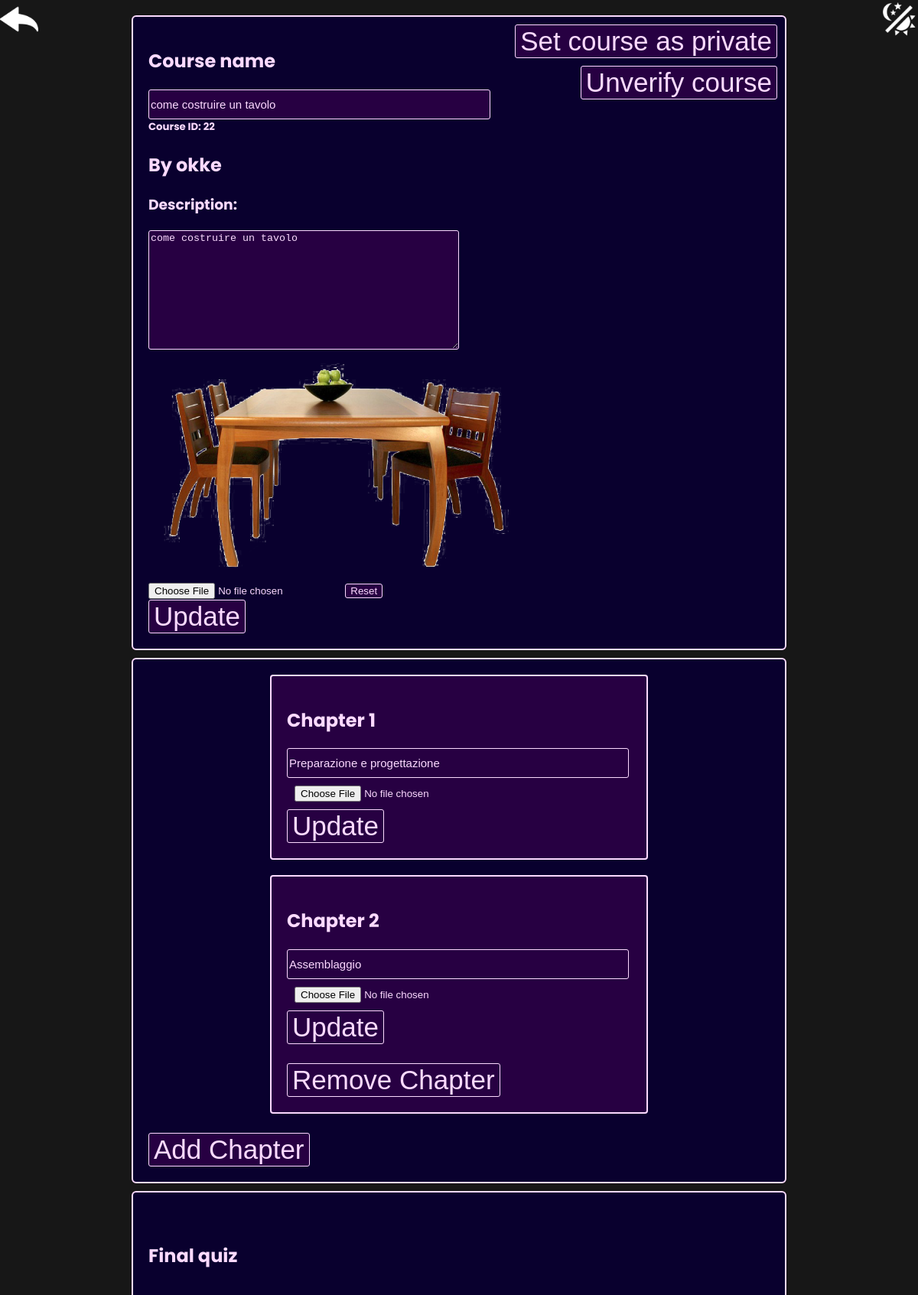
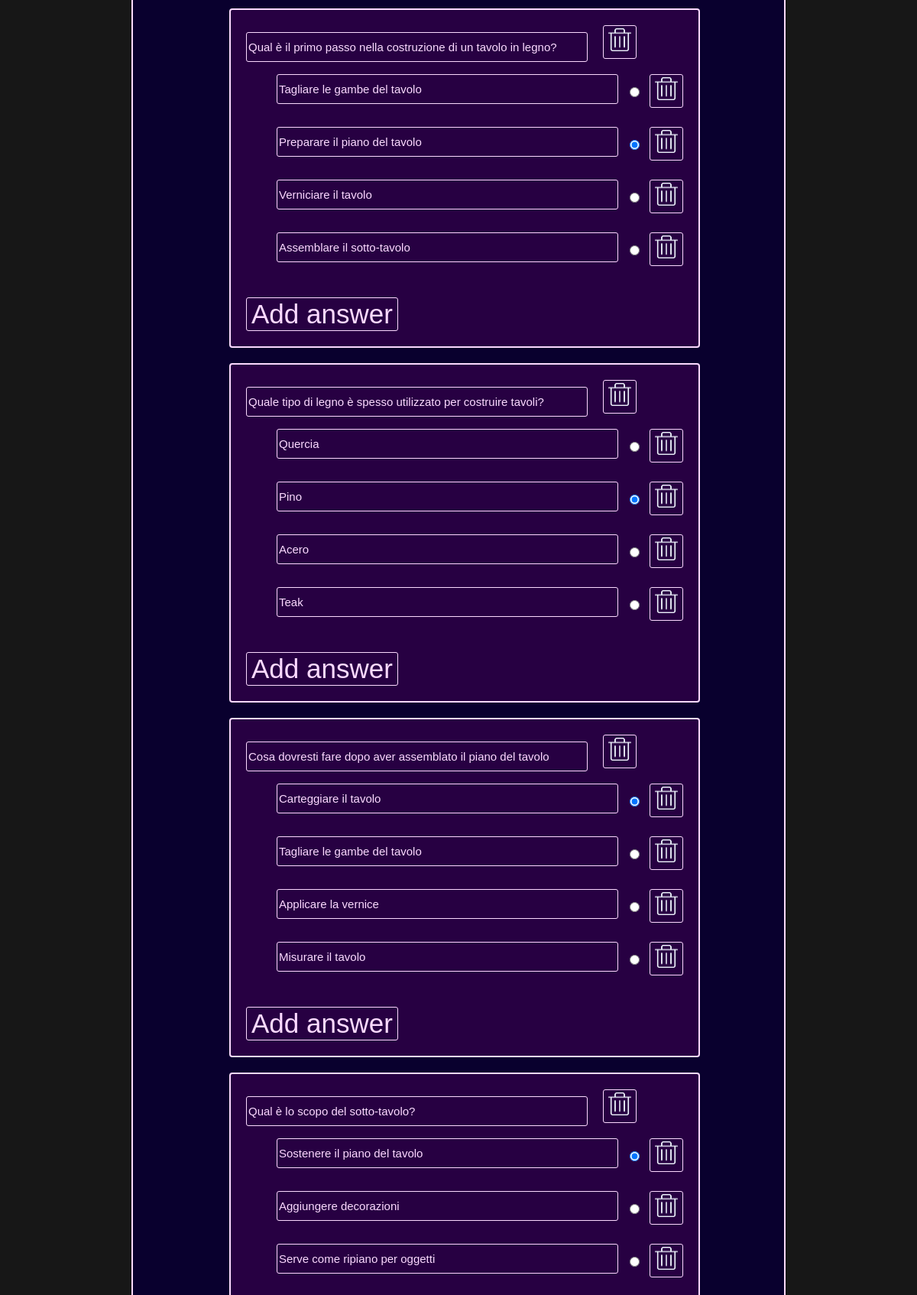
/Skillful_PHP/Skillful/editCourse.php?courseId=22 (signed in, upper part), run on the app's committed database (2 pictures, top to bottom).
### tables this page shows
CREATE TABLE `courses` (
  `id` int(11) NOT NULL,
  `name` varchar(50) NOT NULL,
  `creation_date` datetime NOT NULL,
  `description` blob DEFAULT NULL,
  `verified` tinyint(4) NOT NULL DEFAULT 0,
  `folder` blob NOT NULL,
  `category` int(11) DEFAULT NULL,
  `user_created` int(11) NOT NULL,
  `state` tinyint(4) NOT NULL DEFAULT 0
);

CREATE TABLE `users` (
  `id` int(11) NOT NULL,
  `username` varchar(40) NOT NULL,
  `email` blob NOT NULL,
  `password` varchar(255) NOT NULL,
  `pfp` varchar(255) NOT NULL DEFAULT 'assets/defaults/defaultPFP.png',
  `bio` varchar(255) DEFAULT 'User does not have a biography',
  `role` int(11) NOT NULL DEFAULT 0
);

CREATE TABLE `questions` (
  `id` int(11) NOT NULL,
  `question` blob NOT NULL DEFAULT 'question',
  `id_course` int(11) DEFAULT NULL
);

CREATE TABLE `answers` (
  `id` int(11) NOT NULL,
  `answer` blob NOT NULL DEFAULT 'answer',
  `correct` varchar(3) NOT NULL DEFAULT '0',
  `id_question` int(11) NOT NULL
);

### Skillful_PHP/Skillful/editCourse.php (the view, shortened to what this page needs)
<!DOCTYPE html>
<html lang="en">
<head>
    <link rel="stylesheet" type="text/css" href="styles/style.css">
    <link rel="stylesheet" type="text/css" href="styles/styleCourseViewer.css">
    <link rel="stylesheet" type="text/css" href="styles/styleCourseEditor.css">
</head>
<body>
    <?php
        include "db_connection.php";
        if (!isset($_SESSION['user_id'])) {
            header('Location: login.php');
        } else {
            $admin = false;
            $user_id = $_SESSION['user_id'];
            $getUsername = "SELECT * FROM users WHERE id = $user_id";
            $result = mysqli_query($connection, $getUsername);
            if($result){
                if(mysqli_num_rows($result) > 0){
                    $row = mysqli_fetch_assoc($result);
                    if($row['role'] == 1){
                        $admin = true;
                    } else {
                        $admin = 0;
                    }
                } else {
                    header('Location: login.php');
                }
            }
        }
        if($_SERVER['REQUEST_METHOD'] == 'GET'){
            if(isset($_GET['courseId'])){
                $requestedId = $_GET['courseId'];
                $sqlCode = "SELECT *, courses.id AS course_id, users.id AS user_id FROM courses INNER JOIN users ON user_created = users.id WHERE courses.id = $requestedId";
                $result = mysqli_query($connection, $sqlCode);
                if($result){
                    if(mysqli_num_rows($result) > 0){
                        $row = mysqli_fetch_assoc($result);
                        $user_created = $row['user_created'];
                        $folder = $row['folder'];
                        $name = $row['name'];
                        $desc = $row['description'];
                        $username = $row['username'];
                        $state = $row['state'];
                        $verified = $row['verified'];
                        if($user_id == $user_created){
                            $myCourse = true;
                        } else {
                            $myCourse = false;
                        }
                    }
                }
            } else {
                header('Location: home.php');
            }
        }
    ?>
    <?php
    if($admin || $myCourse){
    ?>
    <a href='viewCourse.php?courseId=<?php echo $requestedId ?>' id="backButton"><img class="img" src="assets/icons/backButton/backButton0.png" width="50px" height="50px"></a>
    <img class="img cursorPointer" id="themeButton" src="assets/icons/themeButton/themeButton0.png" width="50px" height="50px">
    <div id="mainContainer">
        <div id="mainInfo" class='box'>
            <?php
                echo "<form action='updateCourse.php' method='POST' id='verification'><input type='hidden' name='courseId' value = ".$requestedId.">";
                if($state == 0){
                    echo "<button type='submit' name='publish'>Publish Course</button>";
                } else {
                    echo "<button type='submit' name='private'>Set course as private</button>";
                }
                echo "<br>";
                if($verified == 0 && $admin){
                    if($state == 1)
                        echo "<button type='submit' name='verify'>Verify course</button>";
                } else if($admin){
                    echo "<button type='submit' name='unverify'>Unverify course</button>";
                }
                echo "</form>";
            ?>
            <form method="POST" action="updateCourse.php" enctype="multipart/form-data">
                <h2>Course name</h2>
                <?php echo "<input type='text' class='input' name='courseName' value='".$name."'>";
                echo '<h5 style="margin-top: 0">Course ID: '.$requestedId.'</h5><h2>By '.$username.'</h2><h3>Description:</h3>';
                echo "<textarea name='description'>".$desc."</textarea><br>" ?>
                <?php
                    echo '<img id="preview" src="'.$folder.'thumbnail.png" width="512px" height="288px"><br>';
                ?>
                <input id="thumbnailInput" type="file" name="thumbnail" accept="image/*">
                <input class="button" type="button" value="Reset" id="reset">
                <br><button type="submit" name="mainInfo">Update</button>
            </form>
        </div>
        <div id="chaptersEditor" class="box">
            <div id="chapters">
            <?php
            $chaptersName = 'chapter*';
            $matches = glob($folder.$chaptersName, GLOB_ONLYDIR);
            $nChapters = count($matches);
            for($i = 1; $i <= $nChapters; $i++){
                $currentChapterFolder = $folder.'chapter'.$i.'/';
                echo "<div class='chapter' id='chapter".$i."'><h2>Chapter ".$i."</h2><form method='POST' action='updateCourse.php' enctype='multipart/form-data'><input type='hidden' name='folder' value='".$currentChapterFolder."'>";
                $nameFilePath = $currentChapterFolder.'name.txt';
                echo "<input type='text' class='input' name='chapterName' placeholder='Chapter Name'";
                if(file_exists($nameFilePath)){
                    echo " value='".file_get_contents($nameFilePath)."'";
                }
                echo "><br><input type='file' class='fileInput' name='presentation' accept='.pptx,application/vnd.openxmlformats-officedocument.presentationml.presentation'>";
                echo "<br><button type='submit' name='updatingCourse'>Update</button></form>";
                if($i == $nChapters){
                    echo "<br><form action='updateCourse.php' method='POST'><input type='hidden' name='chapterNumber' value = ".$i."><input type='hidden' name='folder' value='".$folder."'><button type='submit' name='removeChapter'>Remove Chapter</button></form>";
                }
                echo "</div>";
            }
            echo "</div><br><form action='updateCourse.php' method='POST'><input type='hidden' name='chapterNumber' value = ".$i."><input type='hidden' name='folder' value='".$folder."'><button type='submit' name='addChapter'>Add Chapter</button></form>";
            ?>
        </div>
        <div id="finalQuizEditor" class="box">
        <?php
            echo "<br><h2 id='createQuiz'>Final quiz</h2>";
            echo "<br><form action='updateCourse.php' method='POST' cid='finalQuiz'><div id='quizGrid'>";
            $sqlCode = "SELECT * from questions where id_course = ".$requestedId;
            $result = mysqli_query($connection,$sqlCode);
            $i = 0;
            if($result){
                while($row = mysqli_fetch_assoc($result)){
                    echo "<div class='question'><input type='hidden' value='".$row['id']."' name='questionId".$i."'>";
                    echo "<input type='text' class='input' value='".$row['question']."' class='question' name='question".$i."'><button class='deleteButton' type='submit' name='deleteQuestion' value='".$row['id']."'><img class='deleteQuestion img' height='30px' width='30px' src='assets/icons/deleteButton/deleteButton0.png'></button><br>";
                    $sqlCode = "SELECT * from answers where id_question = ".$row['id'];
                    $result2 = mysqli_query($connection, $sqlCode);
                    $j = 0;
                    if($result2){
                        $nAnswers = mysqli_num_rows($result2);
                        echo "<input type='hidden' value='".$nAnswers."' name='nAnswersForQuestion".$i."'><ul>";
                        while($rowA = mysqli_fetch_assoc($result2)){
                            echo "<li><input type='text' class='input' value='".$rowA['answer']."' class='answer' name='answer".$j."question".$i."'>";
                            echo "<input type='radio' value='".$j."' name='rightAnswerForQuestion".$i."'";
                            if($rowA['correct'] == 1){
                                echo " checked";
                            }
                            echo "><button class='deleteButton' type='submit' name='deleteAnswer' value='".$rowA['id']."'><img class='deleteAnswer img' height='30px' width='30px' src='assets/icons/deleteButton/deleteButton0.png'></button></li><br>";
                            $j++;
                        }
                    }
                    echo "</ul><button type='submit' name='addAnswer' value='".$row['id']."'>Add answer</button></div>";
                    $i++;
                }
            }
            echo "</div><button type='submit' name='addQuestion' value='".$requestedId."'>Add question</button><br>";
            echo "</form>";
            ?>
        </div>
    </div>
    <?php
    }
    ?>
</body>

### Skillful_PHP/Skillful/styles/style.css (style rules this page uses)
:root { --primary: #171717; --textcolor: #f0f8ff; --windowbg: #09002e; --boxbg: #270042; }
body { font-family: 'Poppins', sans-serif; color: var(--textcolor); background-color: var(--primary); margin: 0; overflow-x: hidden; }

### Skillful_PHP/Skillful/styles/styleCourseViewer.css (style rules this page uses)
body { padding: 20px; }
.box { position: relative; border: 2px solid var(--textcolor); border-radius: 6px; width: 70%; padding: 20px; margin-left: 50%; transform: translateX(-50%); background-color: var(--windowbg); margin-bottom: 10px; }
a { text-decoration: none; color: var(--textcolor); }
#chapters { position: relative; display: grid; margin-left: 50%; transform: translateX(-50%); width: fit-content; grid-template-columns: repeat(15, 54px); column-gap: 20px; row-gap: 20px; }
@media only screen and (max-width: 1590px) and (min-width: 1050px) { #chapters { grid-template-columns: repeat(10, 54px); } }
#themeButton { position: absolute; top: 0; right: 0; }
li { display: flex; }

### Skillful_PHP/Skillful/styles/styleCourseEditor.css (style rules this page uses)
.deleteButton { background: none; margin-left: 10px; }
#verification { position: absolute; top: 10px; right: 10px; text-align: right; }
#verification * { margin-bottom: 10px; }
#themeButton { position: absolute; right: 0; top: 0; }
#backButton { position: absolute; left: 0; top: 0; }
.button { background-color: var(--boxbg); border: 1px solid var(--textcolor); color: var(--textcolor); border-radius: 3px; }
textarea { background-color: var(--boxbg); border: 1px solid var(--textcolor); color: var(--textcolor); border-radius: 3px; width: 400px; height: 150px; }
.input { font-size: 15px; height: 35px; width: 441px; background-color: var(--boxbg); border: 1px solid var(--textcolor); color: var(--textcolor); border-radius: 3px; }
button { font-size: 35px; background-color: var(--boxbg); border: 1px solid var(--textcolor); color: var(--textcolor); border-radius: 3px; }
.fileInput { margin: 10px; }
.chapter { width:450px; border: 2px solid var(--textcolor); border-radius: 4px; background-color: var(--boxbg); padding: 20px; }
#chapters { position: relative; display: grid; margin-left: 50%; transform: translateX(-50%); width: fit-content; grid-template-columns: repeat(2, 494px); column-gap: 20px; row-gap: 20px; }
@media only screen and (max-width: 1520px) { #chapters { grid-template-columns: repeat(1, 494px); } }
.question { width: fit-content; border: 2px solid var(--textcolor); border-radius: 4px; background-color: var(--boxbg); padding: 20px; }
#quizGrid { position: relative; display: grid; margin-left: 50%; transform: translateX(-50%); width: fit-content; grid-template-columns: repeat(2, 610px); column-gap: 20px; row-gap: 20px; margin-bottom: 20px; }
@media only screen and (max-width: 1790px) { #quizGrid { grid-template-columns: repeat(1, 600px); } }
#finalQuizEditor .input { margin-right: 10px; }

### data on the page
courses: courseName "come costruire un tavolo", user_created.username "okke", description "come costruire un tavolo", folder (picture), chapterName "Preparazione e progettazione", chapterName "Assemblaggio"
questions: question "Qual è il primo passo nella costruzione di un tavolo in legno?", $row['id'] 19 (drawn)
answers: answer "Tagliare le gambe del tavolo", $rowA['id'] 37 (drawn)
answers: answer "Preparare il piano del tavolo", $rowA['id'] 38 (drawn)
answers: answer "Verniciare il tavolo", $rowA['id'] 39 (drawn)
answers: answer "Assemblare il sotto-tavolo", $rowA['id'] 40 (drawn)
questions: question "Quale tipo di legno è spesso utilizzato per costruire tavoli?", $row['id'] 20 (drawn)
answers: answer "Quercia", $rowA['id'] 41 (drawn)
answers: answer "Pino", correct "☑", $rowA['id'] 42 (drawn)
answers: answer "Acero", $rowA['id'] 43 (drawn)
answers: answer "Teak", $rowA['id'] 44 (drawn)
questions: question "Cosa dovresti fare dopo aver assemblato il piano del tavolo", $row['id'] 21 (drawn)
answers: answer "Carteggiare il tavolo", correct "☑", $rowA['id'] 45 (drawn)
answers: answer "Tagliare le gambe del tavolo", $rowA['id'] 46 (drawn)
answers: answer "Applicare la vernice", $rowA['id'] 47 (drawn)
answers: answer "Misurare il tavolo", $rowA['id'] 48 (drawn)
questions: question "Qual è lo scopo del sotto-tavolo?", $row['id'] 22 (drawn)
answers: answer "Sostenere il piano del tavolo", correct "☑", $rowA['id'] 49 (drawn)
answers: answer "Aggiungere decorazioni", $rowA['id'] 50 (drawn)
answers: answer "Serve come ripiano per oggetti", $rowA['id'] 51 (drawn)

### other printed values
$requestedId "22"
